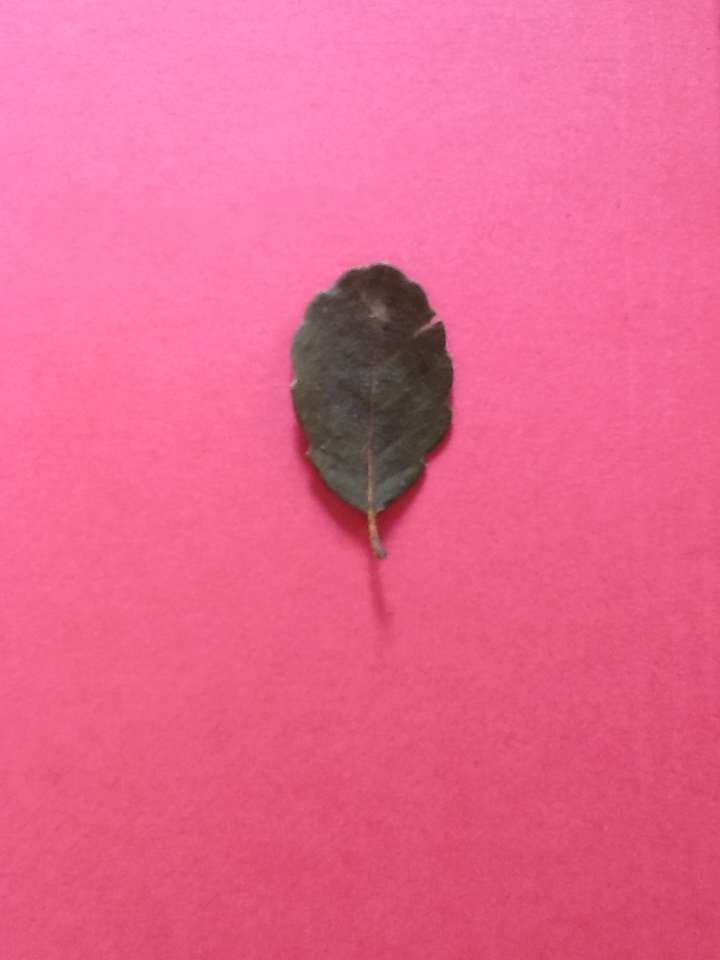
#> input picture leaf/RGB/1. Quercus suber/iPAD2_C01_EX03.JPG, 720 x 960 px; its folder holds only this picture in this run
$ jupyter execute --allow-errors Project_Leaf.ipynb
#> lines starting #> are read from the running program, lines starting #| are printed output that depends on the picture; after the words box and inside, x2 and y2 are one past the last pixel; in counts of white or black regions, pixels touching at a corner belong together
# Leaf Classification - Daniel Christodoulou

[cell 1]
# Importing libraries
import numpy as np
import os, os.path
from os import listdir
from skimage import io
from scipy.ndimage import binary_opening,binary_closing
from skimage.filters import threshold_mean
import cv2 as cv
import random as r

[cell 2]
# Function to return a rectangle of an image that fully contains the leaf, this is used to create a template
def cropObject(im):
    n,m = im.shape[::-1]
    # Convert image to binary
    im_2 = cv.adaptiveThreshold(im,1,cv.ADAPTIVE_THRESH_GAUSSIAN_C,cv.THRESH_BINARY,41,10) - 1
    # A square 4x4 structuring element
    SE = np.ones((4,4))
    # Remove salt noise by performing an opening followed by a closing with the structuring element
    im_2 = binary_opening(im_2,SE)
    im_2 = binary_closing(im_2,SE)
    # Locate bounds of object (leaf)
    for i in range(m):
        for j in range(n):
            if im_2[i,j] == 1:
                ymax = i
                break

    for i in range(n):
        for j in range(m):
            if im_2[j,i] == 1:
                xmax = i
                break

    for i in range(m-1,0,-1):
        for j in range(n-1,0,-1):
            if im_2[i,j] == 1:
                ymin = i
                break

    for i in range(n-1,0,-1):
        for j in range(m-1,0,-1):
            if im_2[j,i] == 1:
                xmin = i
                break

    a = (xmax - xmin)
    b = (ymax - ymin)
    # Output is the smaller template image
    output = im[ymin:ymin + b,xmin:xmin + a]
    return output

[cell 3]
# Create Template for each image in the database
def createTemplates(path):
#> called with path = 'leaf/RGB'
    database = [f for f in listdir(path)]
    for i in database:
        # Some hidden files start with '.' so we ignore those
        if not i.startswith('.'):
            leaves = [p for p in listdir(path+"/"+i)]
            for j in leaves:
                if not j.startswith('.'):
                    image = cv.imread(path+"/"+i+"/"+j,0)
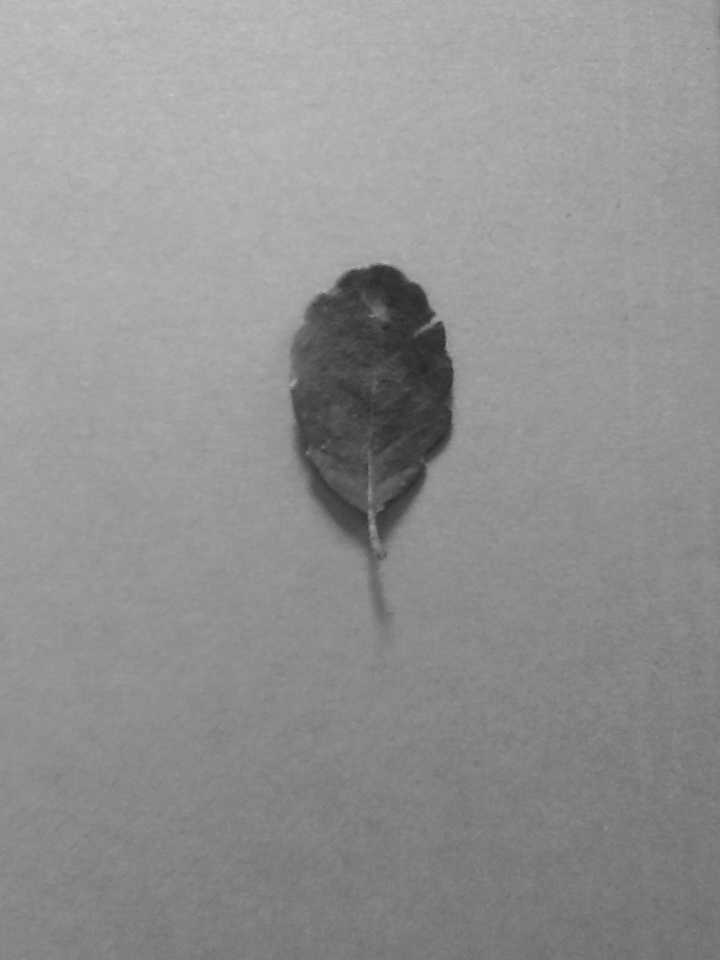
#> image: shape (960, 720); min 39, max 202, mean 145.5
                    template = cropObject(image)
#> in cropObject, `im_2 = cv.adaptiveThreshold(im,1,cv.ADAPTIVE_THRESH_GAUSSIAN_C,cv.THRE..`:
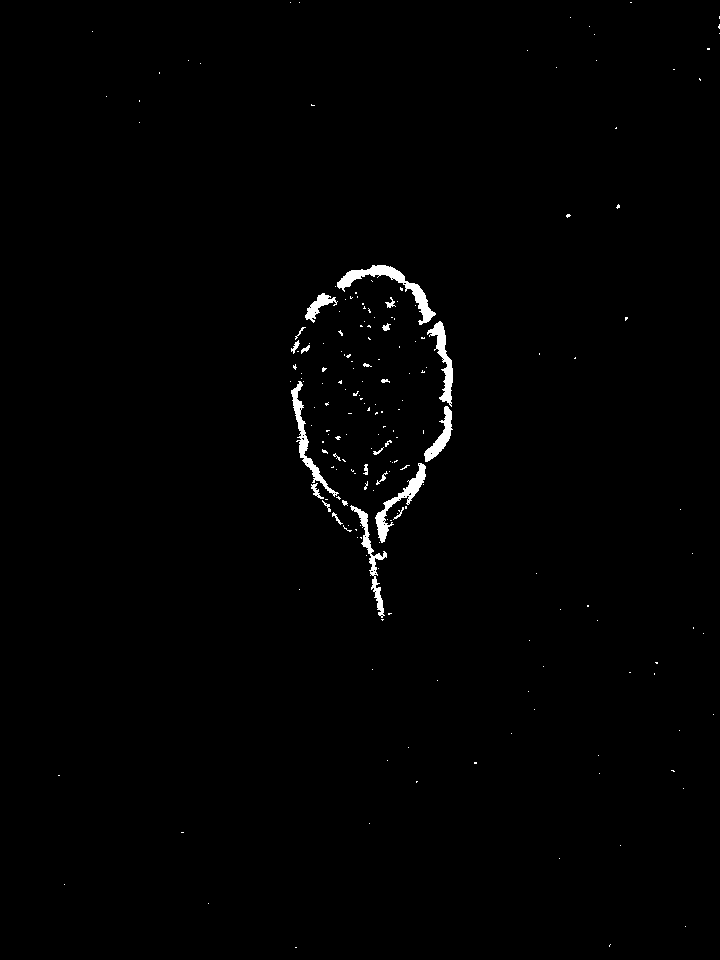
#> im_2: shape (960, 720); 0.91% white; 194 white regions (170 under 20 px), largest, box (x1, y1, x2, y2) and area: (337, 265, 436, 325) 1164, (375, 463, 426, 543) 821, (291, 381, 339, 497) 803
#> in cropObject, `im_2 = binary_opening(im_2,SE)`:
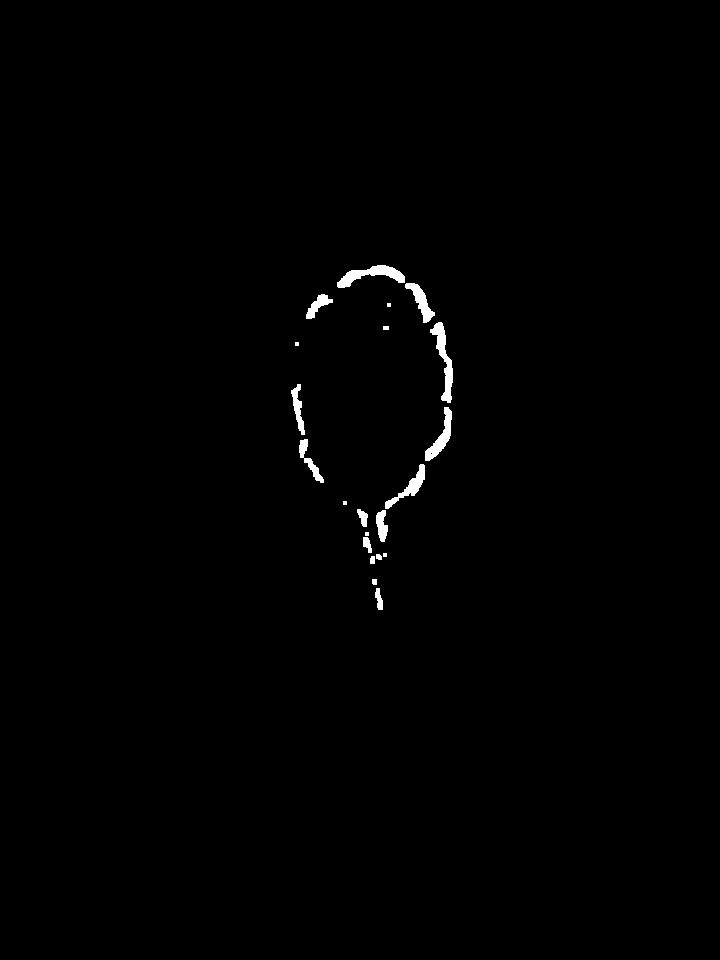
#> im_2: shape (960, 720) bool; 0.64% white; 21 white regions (5 under 20 px), largest, box (x1, y1, x2, y2) and area: (430, 322, 453, 403) 671, (337, 265, 405, 288) 660, (425, 407, 452, 461) 515
#> in cropObject, `im_2 = binary_closing(im_2,SE)`: im_2: shape (960, 720) bool; 0.65% white; 14 white regions (3 under 20 px), largest, box (x1, y1, x2, y2) and area: (337, 265, 435, 323) 1100, (376, 464, 425, 542) 721, (430, 322, 453, 403) 676
#> in cropObject, `output = im[ymin:ymin + b,xmin:xmin + a]`:
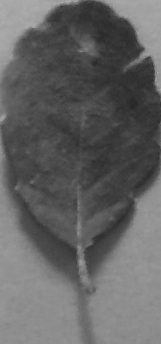
#> output: shape (344, 161); min 39, max 174, mean 98.9
                    # Change path to what is relevant
                    save_folder = "/Users/danielchristodoulou/Documents/GitHub/Leaf-Classification-Template-Matching/leaf/Templates_Gray"
                    cv.imwrite(os.path.join(save_folder+"/"+i, 'template_'+j), template)
#> pass 2 of the loop in createTemplates, `for i in database:`:
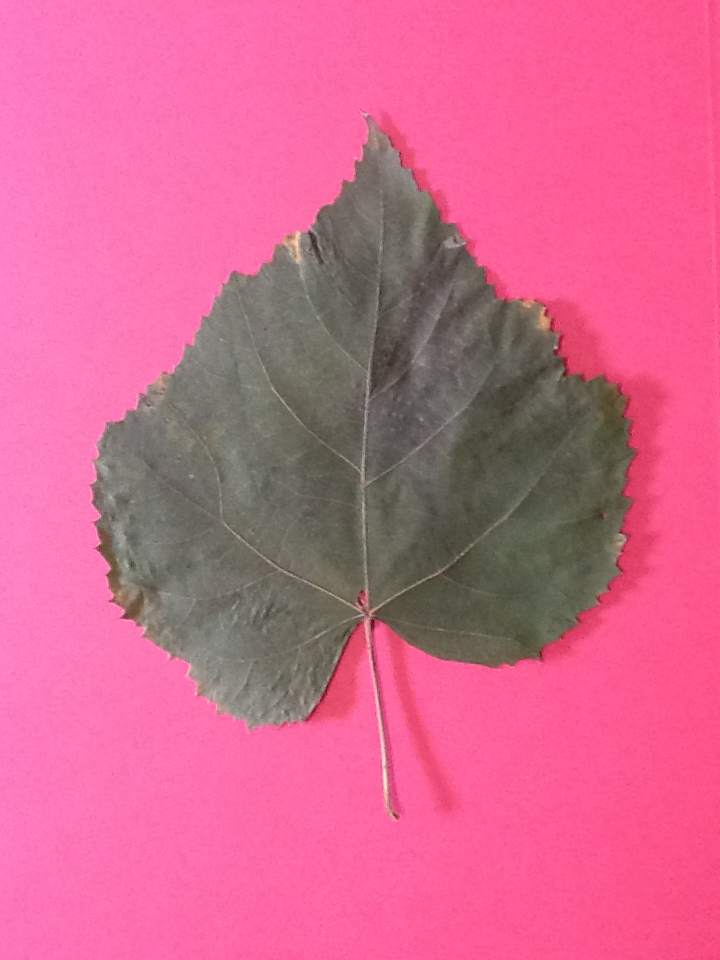
#> input picture leaf/RGB/10. Tilia tomentosa/iPAD2_C10_EX01.JPG, 720 x 960 px
#> in cropObject (call 2), `im_2 = cv.adaptiveThreshold(im,1,cv.ADAPTIVE_THRESH_GAUSSIAN_C,cv.THRE..`:
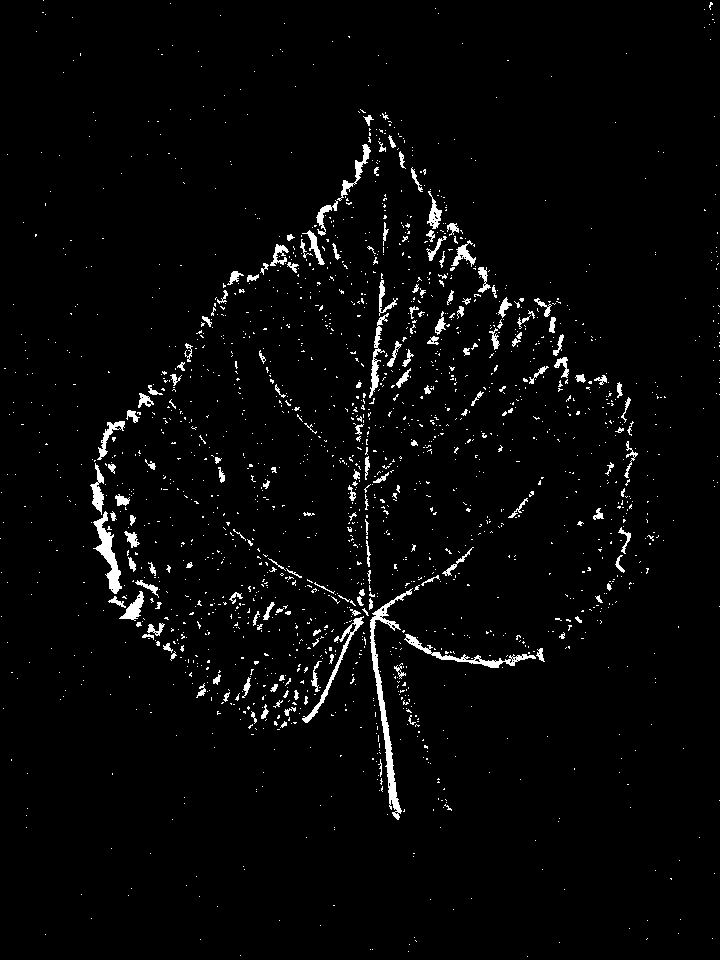
#> im_2: shape (960, 720); 2.8% white; 1893 white regions (1725 under 20 px), largest, box (x1, y1, x2, y2) and area: (370, 588, 413, 820) 1496, (93, 511, 122, 594) 821, (404, 634, 536, 668) 690
#> in cropObject (call 2), `output = im[ymin:ymin + b,xmin:xmin + a]`:
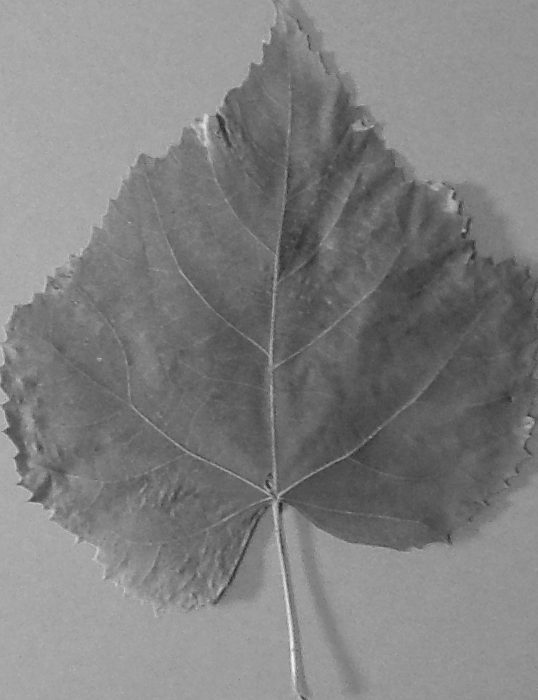
#> output: shape (700, 538); min 28, max 247, mean 127.8

createTemplates("leaf/RGB")

[cell 4]
# Gets the probability of white pixels in an image
def aveIntensity(img):
    m,n = img.shape
    sum = 0
    for i in range(m):
        for j in range(n):
            sum += img[i,j]/255
    return sum/(m*n)

[cell 5]
# Functon that uses template matching to classify images of leaves with a level of confidence
def classifyLeaf(img):
    img2 = img.copy()
    database = [f for f in listdir("leaf/Templates_Gray")]
    storage = {}
    # Begins the loop to enter the database
    for i in database:
        # Some hidden files start with '.' so we ignore those
        if not i.startswith('.'):
            counter = 0
            Templates = [p for p in listdir("leaf/Templates_Gray/"+i)]
            # Begins the loop to enter each template in the databse
            for j in Templates:
                if not j.startswith('.'):
                    template = cv.imread("leaf/Templates_Gray/"+i+"/"+j,0)
                    w,h = template.shape[::-1]
                    img = img2.copy()
                    # Template matching method
                    method = eval("cv.TM_CCOEFF")
                    # Applying template matching
                    res = cv.matchTemplate(img,template,method)
                    # Applying minMaxLoc which returns the coordinates of the rectangle with the greatest match to the template
                    min_val, max_val, min_loc, max_loc = cv.minMaxLoc(res)
                    # Splice out rectangle
                    crop_img = img[max_loc[1]:max_loc[1] + h,max_loc[0]:max_loc[0] + w]
                    # Convert to binary
                    temp_bi = cv.threshold(template,threshold_mean(template),1,cv.THRESH_BINARY)[1]
                    test_bi = cv.threshold(crop_img,threshold_mean(crop_img),1,cv.THRESH_BINARY)[1]
                    # Take the difference between the binary versions of the template and the rectangle with the greatest match to calculate the coffidence interval
                    diff = test_bi - temp_bi
                    confidence = 1 - aveIntensity(diff)
                    if confidence > 0.99:
                        genus = i.split(" ")[1]
                        species = i.split(" ")[2]
                        storage[genus+" "+species] = confidence
    if bool(storage):
        # Returns the species with the greatest confidence level to the template
        output = max(storage)
    else:
        output = "Could not classify the leaf in this image"
    return output

[cell 6]
# Function to test accuracy of implementation
def testing(path,n):
#> called with n = 50
    correctCounter = 0
    for t in range(n):
        # Chooses a random directory
        species = r.choice(os.listdir(path))
        if not species.startswith("."):
            # Chooses a radnom image within the directory
            im_name = r.choice(os.listdir(path+"/"+species))
            # Some hidden files start with '.' so we ignore those
            if not im_name.startswith("."):
                im = cv.imread("leaf/RGB/"+species+"/"+im_name,0)
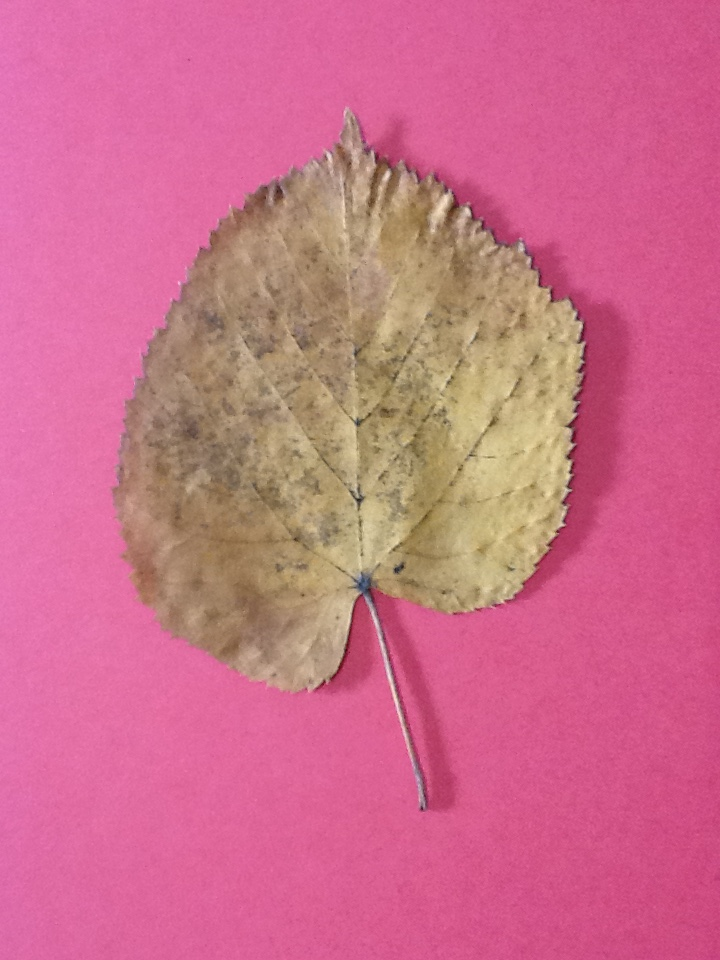
#> input picture leaf/RGB/10. Tilia tomentosa/iPAD2_C10_EX10.JPG, 720 x 960 px
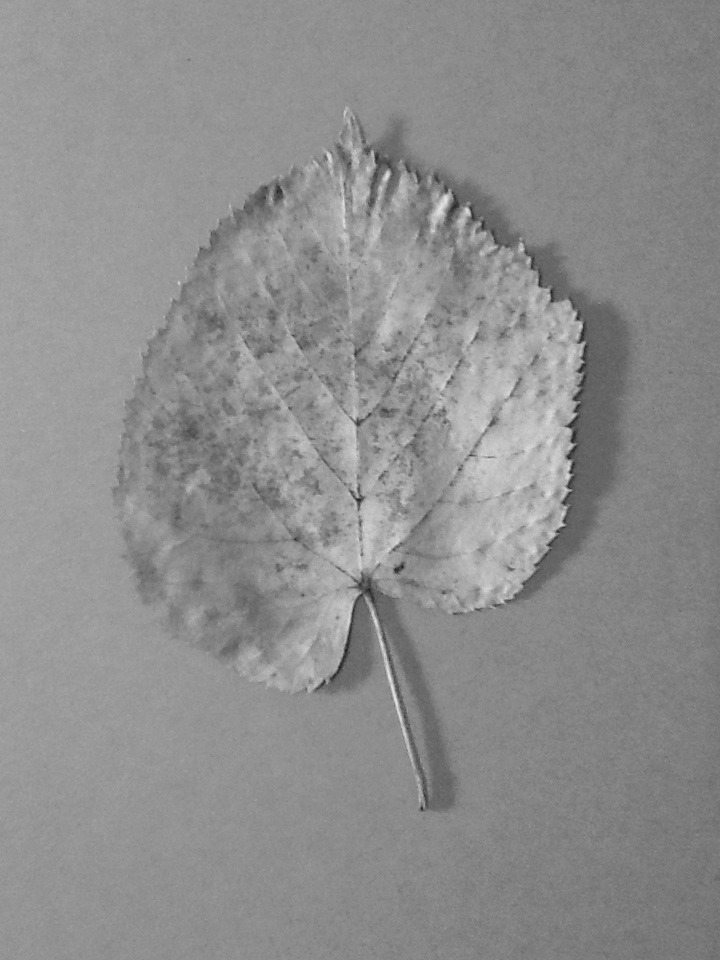
#> im: shape (960, 720); min 24, max 231, mean 141.8
                test = classifyLeaf(im)
                spec = species.split(" ")
                ref = spec[1]+" "+spec[2]
                # Tests the result of the classifyLeaf
                if test == ref:
                    correctCounter += 1
    return correctCounter/n
# Change path to what is relevant
path = "/Users/danielchristodoulou/Documents/GitHub/Leaf-Classification-Template-Matching/leaf/RGB"
# This percentage of accuracy varies significantly
#> (the rest of this cell did not finish here and is left out)
